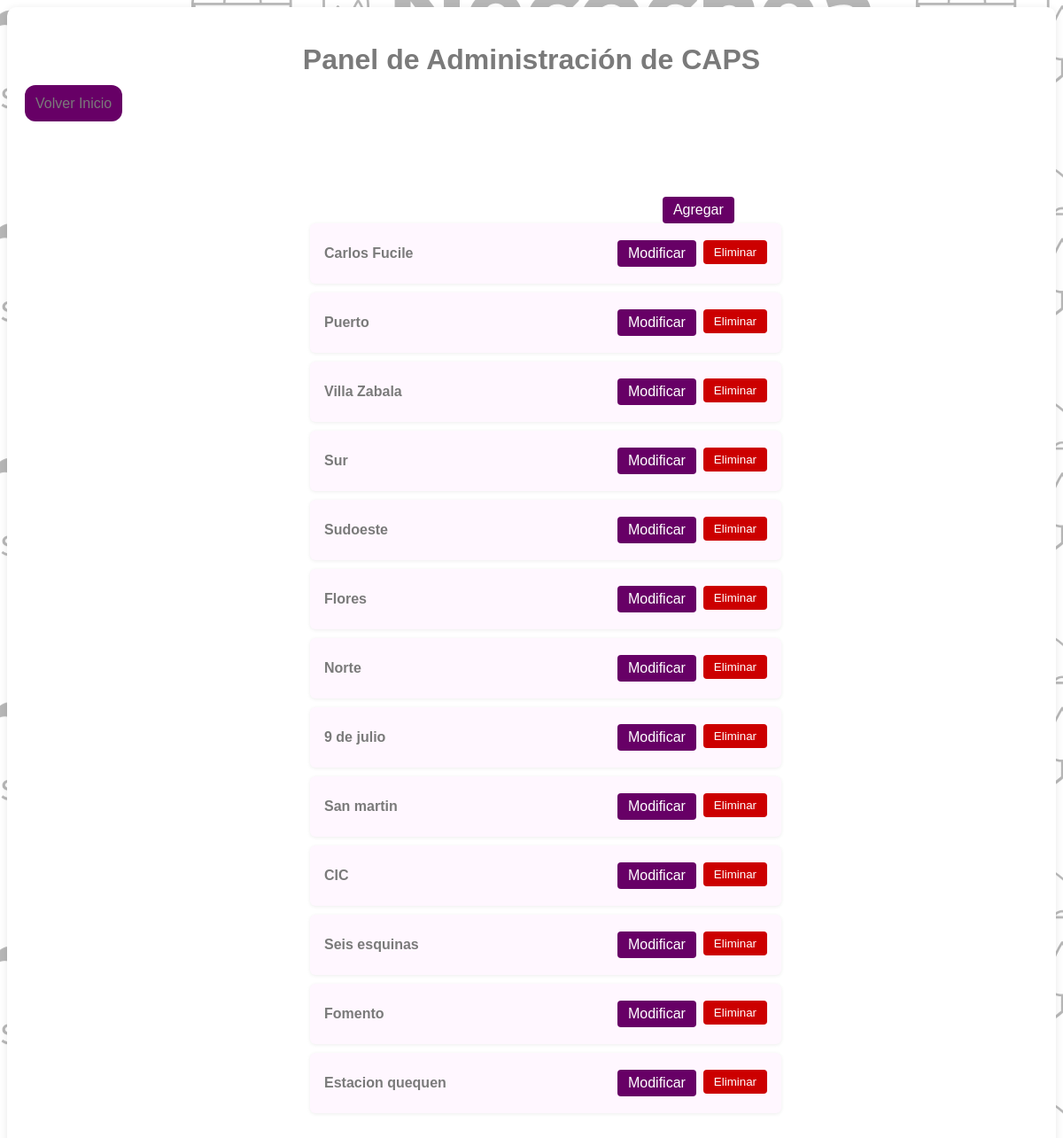
Page /php/admin/panelAdmin.php (signed in) on the earlier database version.
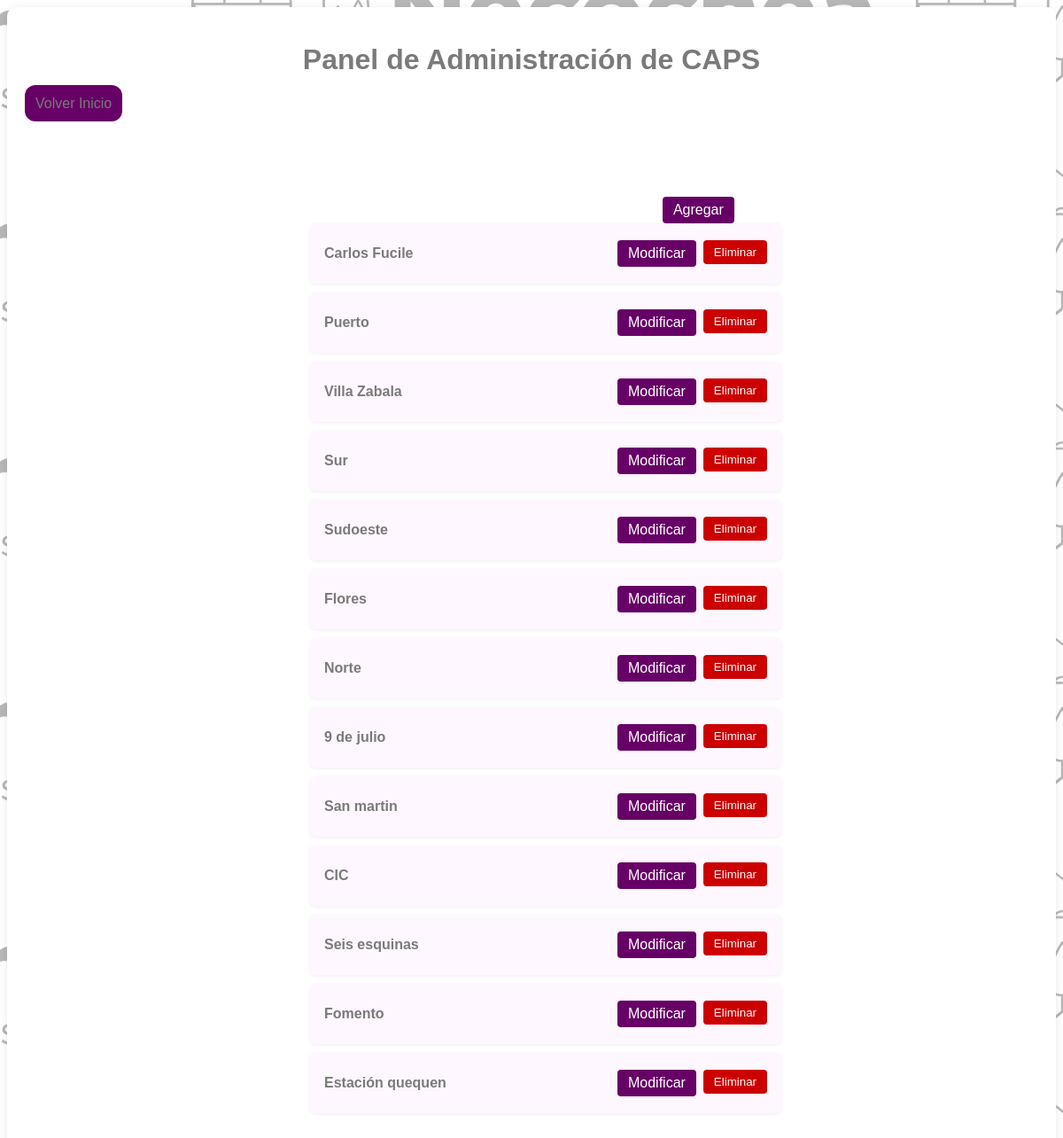
Same page on the later database version.
### tables this page shows
CREATE TABLE `caps` (
  `id_caps` int(11) NOT NULL,
  `nombre` varchar(50) NOT NULL,
  `descripcion` varchar(100) NOT NULL,
  `coordenadas` varchar(150) NOT NULL,
  `horario` time NOT NULL,
  `imagen` varchar(50) NOT NULL,
  `telefono` varchar(50) NOT NULL,
  `Campaña` tinyint(1) NOT NULL
);

### php/admin/panelAdmin.php (the view, shortened to what this page needs)
<?php
include "conexion.php";
$result = mysqli_query($conexion, "SELECT id_caps, nombre FROM caps");
?>
<!DOCTYPE html>
<html lang="es">
<head>
    <link rel="stylesheet" href="/Municipalidad-Necochea-Caps/css/inicioAdmin.css">
    <link rel="stylesheet" href="/Municipalidad-Necochea-Caps/css/panelAdmin.css">
</head>
<body>
    <div class="modificar-caps">
    <h1 style="text-align:center;">Panel de Administración de CAPS</h1>
    <a class="botonvolver"href="\Municipalidad-Necochea-Caps\index.php">Volver Inicio</a>
    <a class="btnagregar"href="agregar_datos.php" class="boton-agregar">Agregar</a>
    <div class="lista-caps-admin">
        <?php while($cap = mysqli_fetch_assoc($result)): ?>
            <div class="renglon-cap">
                <span class="nombre-cap"><?php echo htmlspecialchars($cap['nombre']); ?></span>
                <div class="acciones-cap">
                    <a href="modificarCap.php?id_caps=<?php echo $cap['id_caps']; ?>">Modificar</a>
                    <form method="post" onsubmit="return confirm('¿Seguro que deseas eliminar este CAPS?');">
                        <button type="submit" class="eliminar">Eliminar</button>
                    </form>
                </div>
            </div>
        <?php endwhile; ?>
    </div>
</div>
</body>
</html>

### css/inicioAdmin.css (style rules this page uses)
body { background-image: url("../imagen.png"); background-size: cover; background-position: center; font-family: Arial, sans-serif; }
button { width: 100%; padding: 10px; background: #670066; color: #7a7a7a; border: none; border-radius: 4px; }

### css/panelAdmin.css (style rules this page uses)
body { background-image: url('../imagen.png'); background-repeat: repeat; background-size: auto; }
h1 { color: #7a7a7a; text-align: center; }
.lista-caps-admin { max-width: 500px; margin: 40px auto; }
.modificar-caps { background-color: #ffffff; padding: 20px; border-radius: 10px; box-shadow: 0 2px 10px rgba(0,0,0,0.1); }
.renglon-cap { width: 100%; height: 3em; display: flex; align-items: center; justify-content: space-between; background: #fff7ff; color: #7a7a7a; margin-bottom: 10px; padding: 10px 16px; border-radius: 6px; box-shadow: 0 1px 4px rgba(0,0,0,0.07); }
.nombre-cap { font-weight: bold; }
.acciones-cap { display: flex; gap: 8px; }
.acciones-cap form { display: inline; }
.acciones-cap button, .acciones-cap a { padding: 6px 12px; border-radius: 4px; border: none; background: #670066; color: #fff; text-decoration: none; cursor: pointer; }
.btnagregar { padding: 6px 12px; border-radius: 4px; border: none; background: #670066; color: #fff; text-decoration: none; cursor: pointer; float: right; margin-right: 30%; margin-top: 10%; }
.acciones-cap button.eliminar { background: #c00; }
.botonvolver { padding: 12px; border-radius: 12px; background-color: #670066; color: #7a7a7a; text-decoration: none; }

Differences in the rows shown:
changed caps: nombre "Estacion quequen" → "Estación quequen"
